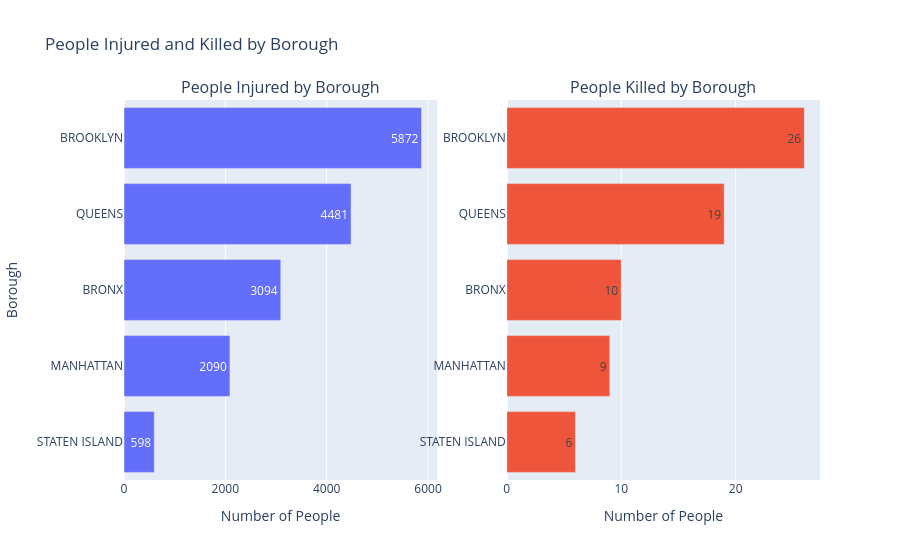

The notebook cell this image was saved under:
### Code cell
bar_chart1 = bar_chart1.sort("KILLED", descending = False)
fig = make_subplots(
    rows=1,
    cols=2,
    subplot_titles=(
        "People Injured by Borough",
        "People Killed by Borough"
    )
)

# Injured
fig.add_trace(
    go.Bar(
        x = bar_chart1["INJURED"],
        y = bar_chart1["BOROUGH"],
        orientation = "h",
        name = "Injured",
        text = bar_chart1["INJURED"],
        textposition = "auto"
    ),
    row=1,
    col=1
)
# Killed
fig.add_trace(
    go.Bar(
        x = bar_chart1["KILLED"],
        y = bar_chart1["BOROUGH"],
        orientation = "h",
        name = "Killed",
        text = bar_chart1["KILLED"],
        textposition = "auto"
    ),
    row=1,
    col=2
)

fig.update_layout(
    title="People Injured and Killed by Borough",
    showlegend=False
)

fig.update_xaxes(title_text="Number of People", row=1, col=1)
fig.update_xaxes(title_text="Number of People", row=1, col=2)

fig.update_yaxes(title_text="Borough", row=1, col=1)
fig.update_yaxes(title_text="", row=1, col=2)
fig.show()

### Figure 1 — Plotly figure (JSON) as saved in the notebook; plotly's stock layout.template omitted (floating-point values rounded to 4 significant figures)
{"data": [{"name": "Injured", "orientation": "h", "text": [598.0, 2090.0, 3094.0, 4481.0, 5872.0], "textposition": "auto", "type": "bar", "x": [598, 2090, 3094, 4481, 5872], "xaxis": "x", "y": ["STATEN ISLAND", "MANHATTAN", "BRONX", "QUEENS", "BROOKLYN"], "yaxis": "y"}, {"name": "Killed", "orientation": "h", "text": [6.0, 9.0, 10.0, 19.0, 26.0], "textposition": "auto", "type": "bar", "x": [6, 9, 10, 19, 26], "xaxis": "x2", "y": ["STATEN ISLAND", "MANHATTAN", "BRONX", "QUEENS", "BROOKLYN"], "yaxis": "y2"}], "layout": {"annotations": [{"font": {"size": 16}, "showarrow": false, "text": "People Injured by Borough", "x": 0.225, "xanchor": "center", "xref": "paper", "y": 1, "yanchor": "bottom", "yref": "paper"}, {"font": {"size": 16}, "showarrow": false, "text": "People Killed by Borough", "x": 0.775, "xanchor": "center", "xref": "paper", "y": 1, "yanchor": "bottom", "yref": "paper"}], "showlegend": false, "title": {"text": "People Injured and Killed by Borough"}, "xaxis": {"anchor": "y", "domain": [0, 0.45], "title": {"text": "Number of People"}}, "xaxis2": {"anchor": "y2", "domain": [0.55, 1], "title": {"text": "Number of People"}}, "yaxis": {"anchor": "x", "domain": [0, 1], "title": {"text": "Borough"}}, "yaxis2": {"anchor": "x2", "domain": [0, 1], "title": {"text": ""}}}}
